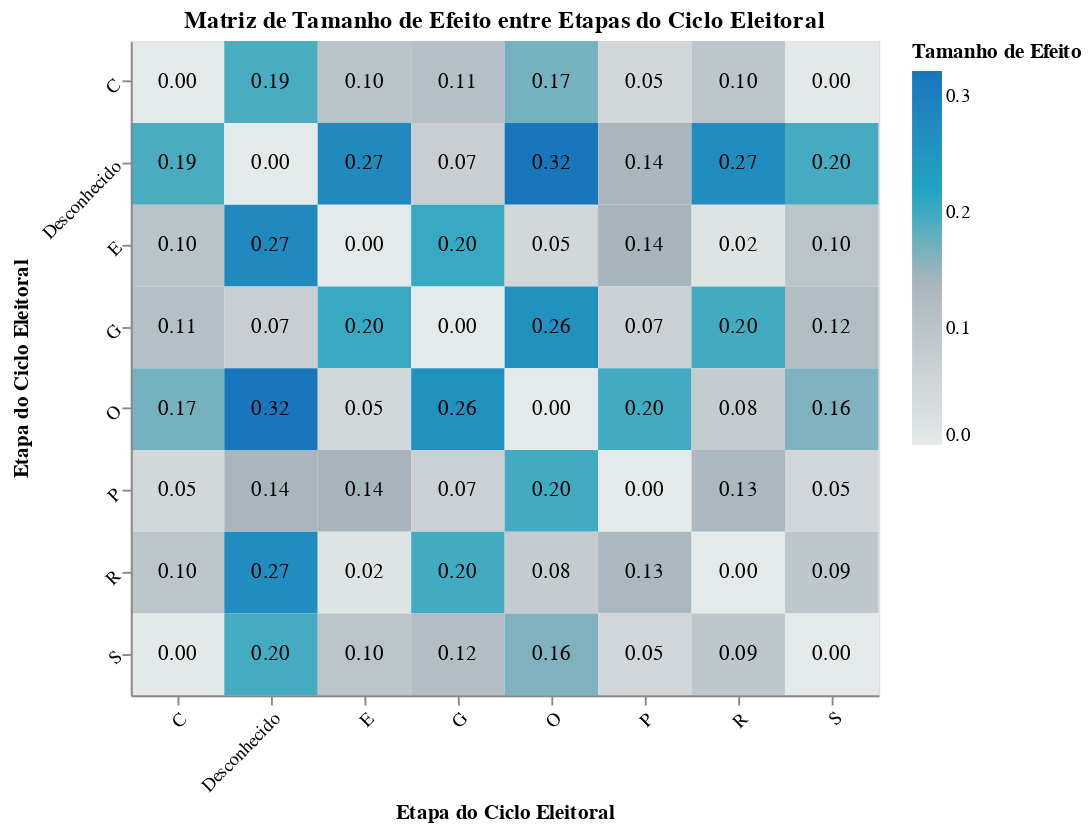

Notebook code cell kept with this figure:
### Code cell
#@title .
# Remover a coluna '0' e a linha '0' da matriz de tamanhos de efeito
effect_size_matrix_filtered = effect_size_matrix.drop(index='0', columns='0')

# Transformar a matriz filtrada em formato longo
effect_size_long_filtered = effect_size_matrix_filtered.reset_index().melt(
    id_vars='index',
    var_name='Grupo 2',
    value_name='Tamanho de Efeito'
)
effect_size_long_filtered.rename(columns={'index': 'Grupo 1'}, inplace=True)

import altair as alt

# Criar o heatmap com a matriz filtrada
heatmap = alt.Chart(effect_size_long_filtered).mark_rect().encode(
    x=alt.X('Grupo 2:N', title='Etapa do Ciclo Eleitoral'),
    y=alt.Y('Grupo 1:N', title='Etapa do Ciclo Eleitoral'),
    color=alt.Color('Tamanho de Efeito:Q', scale=alt.Scale(scheme='lightgreyteal')),
    tooltip=['Grupo 1', 'Grupo 2', alt.Tooltip('Tamanho de Efeito:Q', format='.4f')]
).properties(
    width=400,
    height=350,
    title='Matriz de Tamanho de Efeito entre Etapas do Ciclo Eleitoral'
)

# Adicionar os valores de tamanho de efeito como texto no heatmap
text = alt.Chart(effect_size_long_filtered).mark_text(baseline='middle').encode(
    x='Grupo 2:N',
    y='Grupo 1:N',
    text=alt.Text('Tamanho de Efeito:Q', format='.2f'),
)

# Combinar o heatmap e o texto
vis = (heatmap + text).configure_title(
    fontSize=18,
).configure_axis(
    labelFontSize=12,
    titleFontSize=14,
    labelAngle=-45
).configure_legend(
    labelFontSize=12,
    titleFontSize=14
).configure(
    background="rgba(0, 0, 0, 0)"
).configure_view(
    fill='white'

).configure_axis(
    labelAngle=-45
)

# Exibir o heatmap
vis.display()

### Figure 1 — Vega specification as saved in the notebook (floating-point values rounded to 4 significant figures)
{"$schema": "https://vega.github.io/schema/vega/v5.json", "data": [{"name": "source_0", "values": [{"Grupo 1": "C", "Grupo 2": "C", "Tamanho de Efeito": 0.0}, {"Grupo 1": "Desconhecido", "Grupo 2": "C", "Tamanho de Efeito": 0.1936}, {"Grupo 1": "E", "Grupo 2": "C", "Tamanho de Efeito": 0.1024}, {"Grupo 1": "G", "Grupo 2": "C", "Tamanho de Efeito": 0.113}, {"Grupo 1": "O", "Grupo 2": "C", "Tamanho de Efeito": 0.1694}, {"Grupo 1": "P", "Grupo 2": "C", "Tamanho de Efeito": 0.04617}, {"Grupo 1": "R", "Grupo 2": "C", "Tamanho de Efeito": 0.09784}, {"Grupo 1": "S", "Grupo 2": "C", "Tamanho de Efeito": 0.003673}, {"Grupo 1": "C", "Grupo 2": "Desconhecido", "Tamanho de Efeito": 0.1936}, {"Grupo 1": "Desconhecido", "Grupo 2": "Desconhecido", "Tamanho de Efeito": 0.0}, {"Grupo 1": "E", "Grupo 2": "Desconhecido", "Tamanho de Efeito": 0.2746}, {"Grupo 1": "G", "Grupo 2": "Desconhecido", "Tamanho de Efeito": 0.07047}, {"Grupo 1": "O", "Grupo 2": "Desconhecido", "Tamanho de Efeito": 0.322}, {"Grupo 1": "P", "Grupo 2": "Desconhecido", "Tamanho de Efeito": 0.137}, {"Grupo 1": "R", "Grupo 2": "Desconhecido", "Tamanho de Efeito": 0.2698}, {"Grupo 1": "S", "Grupo 2": "Desconhecido", "Tamanho de Efeito": 0.1964}, {"Grupo 1": "C", "Grupo 2": "E", "Tamanho de Efeito": 0.1024}, {"Grupo 1": "Desconhecido", "Grupo 2": "E", "Tamanho de Efeito": 0.2746}, {"Grupo 1": "E", "Grupo 2": "E", "Tamanho de Efeito": 0.0}, {"Grupo 1": "G", "Grupo 2": "E", "Tamanho de Efeito": 0.2032}, {"Grupo 1": "O", "Grupo 2": "E", "Tamanho de Efeito": 0.04579}, {"Grupo 1": "P", "Grupo 2": "E", "Tamanho de Efeito": 0.1431}, {"Grupo 1": "R", "Grupo 2": "E", "Tamanho de Efeito": 0.01648}, {"Grupo 1": "S", "Grupo 2": "E", "Tamanho de Efeito": 0.09938}, {"Grupo 1": "C", "Grupo 2": "G", "Tamanho de Efeito": 0.113}, {"Grupo 1": "Desconhecido", "Grupo 2": "G", "Tamanho de Efeito": 0.07047}, {"Grupo 1": "E", "Grupo 2": "G", "Tamanho de Efeito": 0.2032}, {"Grupo 1": "G", "Grupo 2": "G", "Tamanho de Efeito": 0.0}, {"Grupo 1": "O", "Grupo 2": "G", "Tamanho de Efeito": 0.2603}, {"Grupo 1": "P", "Grupo 2": "G", "Tamanho de Efeito": 0.06517}, {"Grupo 1": "R", "Grupo 2": "G", "Tamanho de Efeito": 0.1983}, {"Grupo 1": "S", "Grupo 2": "G", "Tamanho de Efeito": 0.1172}, {"Grupo 1": "C", "Grupo 2": "O", "Tamanho de Efeito": 0.1694}, {"Grupo 1": "Desconhecido", "Grupo 2": "O", "Tamanho de Efeito": 0.322}, {"Grupo 1": "E", "Grupo 2": "O", "Tamanho de Efeito": 0.04579}, {"Grupo 1": "G", "Grupo 2": "O", "Tamanho de Efeito": 0.2603}, {"Grupo 1": "O", "Grupo 2": "O", "Tamanho de Efeito": 0.0}, {"Grupo 1": "P", "Grupo 2": "O", "Tamanho de Efeito": 0.1982}, {"Grupo 1": "R", "Grupo 2": "O", "Tamanho de Efeito": 0.07704}, {"Grupo 1": "S", "Grupo 2": "O", "Tamanho de Efeito": 0.1641}, {"Grupo 1": "C", "Grupo 2": "P", "Tamanho de Efeito": 0.04617}, {"Grupo 1": "Desconhecido", "Grupo 2": "P", "Tamanho de Efeito": 0.137}, {"Grupo 1": "E", "Grupo 2": "P", "Tamanho de Efeito": 0.1431}, {"Grupo 1": "G", "Grupo 2": "P", "Tamanho de Efeito": 0.06517}, {"Grupo 1": "O", "Grupo 2": "P", "Tamanho de Efeito": 0.1982}, {"Grupo 1": "P", "Grupo 2": "P", "Tamanho de Efeito": 0.0}, {"Grupo 1": "R", "Grupo 2": "P", "Tamanho de Efeito": 0.1335}, {"Grupo 1": "S", "Grupo 2": "P", "Tamanho de Efeito": 0.04997}, {"Grupo 1": "C", "Grupo 2": "R", "Tamanho de Efeito": 0.09784}, {"Grupo 1": "Desconhecido", "Grupo 2": "R", "Tamanho de Efeito": 0.2698}, {"Grupo 1": "E", "Grupo 2": "R", "Tamanho de Efeito": 0.01648}, {"Grupo 1": "G", "Grupo 2": "R", "Tamanho de Efeito": 0.1983}, {"Grupo 1": "O", "Grupo 2": "R", "Tamanho de Efeito": 0.07704}, {"Grupo 1": "P", "Grupo 2": "R", "Tamanho de Efeito": 0.1335}, {"Grupo 1": "R", "Grupo 2": "R", "Tamanho de Efeito": 0.0}, {"Grupo 1": "S", "Grupo 2": "R", "Tamanho de Efeito": 0.093}, {"Grupo 1": "C", "Grupo 2": "S", "Tamanho de Efeito": 0.003673}, {"Grupo 1": "Desconhecido", "Grupo 2": "S", "Tamanho de Efeito": 0.1964}, {"Grupo 1": "E", "Grupo 2": "S", "Tamanho de Efeito": 0.09938}, {"Grupo 1": "G", "Grupo 2": "S", "Tamanho de Efeito": 0.1172}, {"Grupo 1": "O", "Grupo 2": "S", "Tamanho de Efeito": 0.1641}, {"Grupo 1": "P", "Grupo 2": "S", "Tamanho de Efeito": 0.04997}, {"Grupo 1": "R", "Grupo 2": "S", "Tamanho de Efeito": 0.093}, {"Grupo 1": "S", "Grupo 2": "S", "Tamanho de Efeito": 0.0}]}, {"name": "data_0", "values": [{"Grupo 1": "C", "Grupo 2": "C", "Tamanho de Efeito": 0.0}, {"Grupo 1": "Desconhecido", "Grupo 2": "C", "Tamanho de Efeito": 0.1936}, {"Grupo 1": "E", "Grupo 2": "C", "Tamanho de Efeito": 0.1024}, {"Grupo 1": "G", "Grupo 2": "C", "Tamanho de Efeito": 0.113}, {"Grupo 1": "O", "Grupo 2": "C", "Tamanho de Efeito": 0.1694}, {"Grupo 1": "P", "Grupo 2": "C", "Tamanho de Efeito": 0.04617}, {"Grupo 1": "R", "Grupo 2": "C", "Tamanho de Efeito": 0.09784}, {"Grupo 1": "S", "Grupo 2": "C", "Tamanho de Efeito": 0.003673}, {"Grupo 1": "C", "Grupo 2": "Desconhecido", "Tamanho de Efeito": 0.1936}, {"Grupo 1": "Desconhecido", "Grupo 2": "Desconhecido", "Tamanho de Efeito": 0.0}, {"Grupo 1": "E", "Grupo 2": "Desconhecido", "Tamanho de Efeito": 0.2746}, {"Grupo 1": "G", "Grupo 2": "Desconhecido", "Tamanho de Efeito": 0.07047}, {"Grupo 1": "O", "Grupo 2": "Desconhecido", "Tamanho de Efeito": 0.322}, {"Grupo 1": "P", "Grupo 2": "Desconhecido", "Tamanho de Efeito": 0.137}, {"Grupo 1": "R", "Grupo 2": "Desconhecido", "Tamanho de Efeito": 0.2698}, {"Grupo 1": "S", "Grupo 2": "Desconhecido", "Tamanho de Efeito": 0.1964}, {"Grupo 1": "C", "Grupo 2": "E", "Tamanho de Efeito": 0.1024}, {"Grupo 1": "Desconhecido", "Grupo 2": "E", "Tamanho de Efeito": 0.2746}, {"Grupo 1": "E", "Grupo 2": "E", "Tamanho de Efeito": 0.0}, {"Grupo 1": "G", "Grupo 2": "E", "Tamanho de Efeito": 0.2032}, {"Grupo 1": "O", "Grupo 2": "E", "Tamanho de Efeito": 0.04579}, {"Grupo 1": "P", "Grupo 2": "E", "Tamanho de Efeito": 0.1431}, {"Grupo 1": "R", "Grupo 2": "E", "Tamanho de Efeito": 0.01648}, {"Grupo 1": "S", "Grupo 2": "E", "Tamanho de Efeito": 0.09938}, {"Grupo 1": "C", "Grupo 2": "G", "Tamanho de Efeito": 0.113}, {"Grupo 1": "Desconhecido", "Grupo 2": "G", "Tamanho de Efeito": 0.07047}, {"Grupo 1": "E", "Grupo 2": "G", "Tamanho de Efeito": 0.2032}, {"Grupo 1": "G", "Grupo 2": "G", "Tamanho de Efeito": 0.0}, {"Grupo 1": "O", "Grupo 2": "G", "Tamanho de Efeito": 0.2603}, {"Grupo 1": "P", "Grupo 2": "G", "Tamanho de Efeito": 0.06517}, {"Grupo 1": "R", "Grupo 2": "G", "Tamanho de Efeito": 0.1983}, {"Grupo 1": "S", "Grupo 2": "G", "Tamanho de Efeito": 0.1172}, {"Grupo 1": "C", "Grupo 2": "O", "Tamanho de Efeito": 0.1694}, {"Grupo 1": "Desconhecido", "Grupo 2": "O", "Tamanho de Efeito": 0.322}, {"Grupo 1": "E", "Grupo 2": "O", "Tamanho de Efeito": 0.04579}, {"Grupo 1": "G", "Grupo 2": "O", "Tamanho de Efeito": 0.2603}, {"Grupo 1": "O", "Grupo 2": "O", "Tamanho de Efeito": 0.0}, {"Grupo 1": "P", "Grupo 2": "O", "Tamanho de Efeito": 0.1982}, {"Grupo 1": "R", "Grupo 2": "O", "Tamanho de Efeito": 0.07704}, {"Grupo 1": "S", "Grupo 2": "O", "Tamanho de Efeito": 0.1641}, {"Grupo 1": "C", "Grupo 2": "P", "Tamanho de Efeito": 0.04617}, {"Grupo 1": "Desconhecido", "Grupo 2": "P", "Tamanho de Efeito": 0.137}, {"Grupo 1": "E", "Grupo 2": "P", "Tamanho de Efeito": 0.1431}, {"Grupo 1": "G", "Grupo 2": "P", "Tamanho de Efeito": 0.06517}, {"Grupo 1": "O", "Grupo 2": "P", "Tamanho de Efeito": 0.1982}, {"Grupo 1": "P", "Grupo 2": "P", "Tamanho de Efeito": 0.0}, {"Grupo 1": "R", "Grupo 2": "P", "Tamanho de Efeito": 0.1335}, {"Grupo 1": "S", "Grupo 2": "P", "Tamanho de Efeito": 0.04997}, {"Grupo 1": "C", "Grupo 2": "R", "Tamanho de Efeito": 0.09784}, {"Grupo 1": "Desconhecido", "Grupo 2": "R", "Tamanho de Efeito": 0.2698}, {"Grupo 1": "E", "Grupo 2": "R", "Tamanho de Efeito": 0.01648}, {"Grupo 1": "G", "Grupo 2": "R", "Tamanho de Efeito": 0.1983}, {"Grupo 1": "O", "Grupo 2": "R", "Tamanho de Efeito": 0.07704}, {"Grupo 1": "P", "Grupo 2": "R", "Tamanho de Efeito": 0.1335}, {"Grupo 1": "R", "Grupo 2": "R", "Tamanho de Efeito": 0.0}, {"Grupo 1": "S", "Grupo 2": "R", "Tamanho de Efeito": 0.093}, {"Grupo 1": "C", "Grupo 2": "S", "Tamanho de Efeito": 0.003673}, {"Grupo 1": "Desconhecido", "Grupo 2": "S", "Tamanho de Efeito": 0.1964}, {"Grupo 1": "E", "Grupo 2": "S", "Tamanho de Efeito": 0.09938}, {"Grupo 1": "G", "Grupo 2": "S", "Tamanho de Efeito": 0.1172}, {"Grupo 1": "O", "Grupo 2": "S", "Tamanho de Efeito": 0.1641}, {"Grupo 1": "P", "Grupo 2": "S", "Tamanho de Efeito": 0.04997}, {"Grupo 1": "R", "Grupo 2": "S", "Tamanho de Efeito": 0.093}, {"Grupo 1": "S", "Grupo 2": "S", "Tamanho de Efeito": 0.0}]}, {"name": "data_0_x_domain_Grupo 2_0", "values": [{"Grupo 2": "C"}, {"Grupo 2": "Desconhecido"}, {"Grupo 2": "E"}, {"Grupo 2": "G"}, {"Grupo 2": "O"}, {"Grupo 2": "P"}, {"Grupo 2": "R"}, {"Grupo 2": "S"}]}, {"name": "source_0_x_domain_Grupo 2_1", "values": [{"Grupo 2": "C"}, {"Grupo 2": "Desconhecido"}, {"Grupo 2": "E"}, {"Grupo 2": "G"}, {"Grupo 2": "O"}, {"Grupo 2": "P"}, {"Grupo 2": "R"}, {"Grupo 2": "S"}]}, {"name": "data_0_y_domain_Grupo 1_0", "values": [{"Grupo 1": "C"}, {"Grupo 1": "Desconhecido"}, {"Grupo 1": "E"}, {"Grupo 1": "G"}, {"Grupo 1": "O"}, {"Grupo 1": "P"}, {"Grupo 1": "R"}, {"Grupo 1": "S"}]}, {"name": "source_0_y_domain_Grupo 1_1", "values": [{"Grupo 1": "C"}, {"Grupo 1": "Desconhecido"}, {"Grupo 1": "E"}, {"Grupo 1": "G"}, {"Grupo 1": "O"}, {"Grupo 1": "P"}, {"Grupo 1": "R"}, {"Grupo 1": "S"}]}, {"name": "data_0_color_domain_Tamanho de Efeito", "values": [{"min": 0.0, "max": 0.322}]}], "marks": [{"type": "rect", "name": "layer_0_marks", "from": {"data": "data_0"}, "encode": {"update": {"y": {"field": "Grupo 1", "scale": "y"}, "height": {"signal": "max(0.25, bandwidth('y'))"}, "x": {"field": "Grupo 2", "scale": "x"}, "fill": {"field": "Tamanho de Efeito", "scale": "color"}, "tooltip": {"signal": "{\"Grupo 1\": isValid(datum[\"Grupo 1\"]) ? datum[\"Grupo 1\"] : \"\"+datum[\"Grupo 1\"], \"Grupo 2\": isValid(datum[\"Grupo 2\"]) ? datum[\"Grupo 2\"] : \"\"+datum[\"Grupo 2\"], \"Tamanho de Efeito\": format(datum[\"Tamanho de Efeito\"], \".4f\")}"}, "width": {"signal": "max(0.25, bandwidth('x'))"}}}, "style": ["rect"]}, {"type": "text", "name": "layer_1_marks", "from": {"data": "source_0"}, "encode": {"update": {"baseline": {"value": "middle"}, "fill": {"value": "black"}, "x": {"field": "Grupo 2", "scale": "x", "band": 0.5}, "y": {"field": "Grupo 1", "scale": "y", "band": 0.5}, "text": {"signal": "format(datum[\"Tamanho de Efeito\"], \".2f\")"}, "align": {"value": "center"}}}, "style": ["text"]}], "scales": [{"name": "x", "type": "band", "domain": {"fields": [{"data": "data_0_x_domain_Grupo 2_0", "field": "Grupo 2"}, {"data": "source_0_x_domain_Grupo 2_1", "field": "Grupo 2"}], "sort": true}, "range": [0, {"signal": "width"}], "paddingOuter": 0, "paddingInner": 0}, {"name": "y", "type": "band", "domain": {"fields": [{"data": "data_0_y_domain_Grupo 1_0", "field": "Grupo 1"}, {"data": "source_0_y_domain_Grupo 1_1", "field": "Grupo 1"}], "sort": true}, "range": [0, {"signal": "height"}], "paddingInner": 0, "paddingOuter": 0}, {"name": "color", "type": "linear", "domain": [{"signal": "(data(\"data_0_color_domain_Tamanho de Efeito\")[0] || {}).min"}, {"signal": "(data(\"data_0_color_domain_Tamanho de Efeito\")[0] || {}).max"}], "range": {"scheme": "lightgreyteal"}, "zero": false, "interpolate": "hcl"}], "axes": [{"scale": "x", "orient": "bottom", "title": "Etapa do Ciclo Eleitoral", "labelBaseline": "top", "labelAlign": "right", "grid": false, "zindex": 1}, {"scale": "y", "labelAlign": "right", "grid": false, "title": "Etapa do Ciclo Eleitoral", "zindex": 1, "orient": "left"}], "title": {"text": "Matriz de Tamanho de Efeito entre Etapas do Ciclo Eleitoral", "frame": "group"}, "width": 400, "padding": 5, "background": "rgba(0, 0, 0, 0)", "height": 350, "style": "cell", "legends": [{"fill": "color", "gradientLength": {"signal": "clamp(height, 64, 200)"}, "title": "Tamanho de Efeito"}], "config": {"axis": {"labelAngle": -45}, "style": {"cell": {"fill": "white"}}}}
